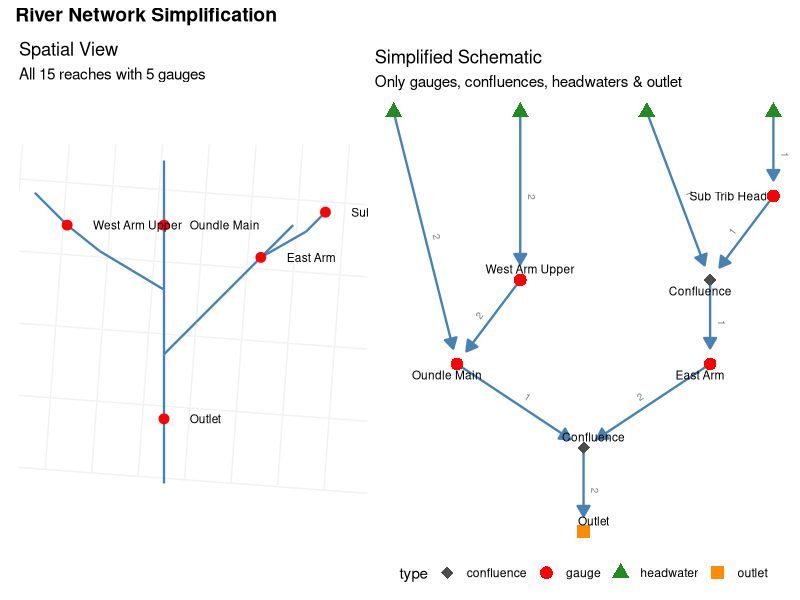

Source code (R):
# =============================================================================
# River Network Simplification: From Spatial Reaches to Schematic Diagram
# =============================================================================
#
# Demonstrates building a simplified network diagram from a river shapefile,
# retaining only gauge locations and confluences.
#
# Dependencies: sf, igraph, ggplot2, ggraph, patchwork
# =============================================================================

library(sf)
library(igraph)
library(ggplot2)
library(ggraph)
library(patchwork)

# -- 1. Build a synthetic river network --------------------------------------
#
# We construct a dendritic network manually: a main stem with two tributaries,
# each broken into multiple reaches. Think of it as a simplified version of
# a real river system with ~15 reaches.

make_reach <- function(coords, id) {
  st_sf(
    reach_id = id,
    geometry = st_sfc(st_linestring(coords), crs = 27700)
  )
}

# Main stem: 5 reaches flowing south (high Y to low Y)
main <- list(
  make_reach(matrix(c(400, 1000,  400, 900), ncol = 2, byrow = TRUE), "R01"),
  make_reach(matrix(c(400, 900,   400, 800), ncol = 2, byrow = TRUE), "R02"),
  make_reach(matrix(c(400, 800,   400, 700), ncol = 2, byrow = TRUE), "R03"),
  make_reach(matrix(c(400, 700,   400, 600), ncol = 2, byrow = TRUE), "R04"),
  make_reach(matrix(c(400, 600,   400, 500), ncol = 2, byrow = TRUE), "R05")
)

# Western tributary: joins main stem at (400, 800) — the top of R03
west_trib <- list(
  make_reach(matrix(c(200, 950,  250, 900), ncol = 2, byrow = TRUE), "R06"),
  make_reach(matrix(c(250, 900,  300, 860), ncol = 2, byrow = TRUE), "R07"),
  make_reach(matrix(c(300, 860,  350, 830), ncol = 2, byrow = TRUE), "R08"),
  make_reach(matrix(c(350, 830,  400, 800), ncol = 2, byrow = TRUE), "R09")
)

# Eastern tributary: joins main stem at (400, 700) — the top of R04
east_trib <- list(
  make_reach(matrix(c(600, 900,  550, 850), ncol = 2, byrow = TRUE), "R10"),
  make_reach(matrix(c(550, 850,  500, 800), ncol = 2, byrow = TRUE), "R11"),
  make_reach(matrix(c(500, 800,  450, 750), ncol = 2, byrow = TRUE), "R12"),
  make_reach(matrix(c(450, 750,  400, 700), ncol = 2, byrow = TRUE), "R13")
)

# Small sub-tributary off the eastern tributary at (550, 850)
sub_trib <- list(
  make_reach(matrix(c(650, 920,  620, 890), ncol = 2, byrow = TRUE), "R14"),
  make_reach(matrix(c(620, 890,  550, 850), ncol = 2, byrow = TRUE), "R15")
)

reaches <- do.call(rbind, c(main, west_trib, east_trib, sub_trib))


# -- 2. Create synthetic gauges ---------------------------------------------
#
# Place gauges on selected reaches. In real data these come from your
# gauge metadata with a reach_id column.

gauge_data <- data.frame(
  gauge_id  = c("G001", "G002", "G003", "G004", "G005"),
  gauge_name = c("Oundle Main", "West Arm Upper", "East Arm",
                 "Sub Trib Head", "Outlet"),
  reach_id  = c("R02", "R07", "R11", "R14", "R05"),
  stringsAsFactors = FALSE
)

# Place each gauge at the midpoint of its reach for display
gauge_points <- lapply(seq_len(nrow(gauge_data)), \(i) {
  rid <- gauge_data$reach_id[i]
  geom <- reaches$geometry[reaches$reach_id == rid]
  midpt <- st_point_on_surface(geom)
  st_sf(
    gauge_id   = gauge_data$gauge_id[i],
    gauge_name = gauge_data$gauge_name[i],
    reach_id   = gauge_data$reach_id[i],
    geometry   = midpt,
    crs        = 27700
  )
})
gauges <- do.call(rbind, gauge_points)


# -- 3. Build the full directed graph from reach endpoints -------------------

get_endpoints <- function(geom) {
  cc <- st_coordinates(geom)
  list(
    from = cc[1, c("X", "Y")],
    to   = cc[nrow(cc), c("X", "Y")]
  )
}

# Node IDs from coordinates (rounded to avoid floating-point drift)
make_node_id <- function(xy, digits = 0) {
  paste0(round(xy[["X"]], digits), "_", round(xy[["Y"]], digits))
}

endpoints <- lapply(st_geometry(reaches), get_endpoints)

edge_df <- data.frame(
  from     = vapply(endpoints, \(e) make_node_id(e$from), character(1)),
  to       = vapply(endpoints, \(e) make_node_id(e$to),   character(1)),
  reach_id = reaches$reach_id,
  stringsAsFactors = FALSE
)

g_full <- graph_from_data_frame(edge_df, directed = TRUE)

cat("Full network:", vcount(g_full), "nodes,", ecount(g_full), "edges\n")


# -- 4. Identify key nodes: confluences + gauge locations --------------------

# Confluences: nodes where degree (in + out combined) > 2
node_deg <- degree(g_full, mode = "all")
confluences <- names(node_deg[node_deg > 2])

# Map gauges to their downstream node (the 'to' end of the reach)
gauge_nodes <- vapply(gauge_data$reach_id, \(rid) {
  row <- which(edge_df$reach_id == rid)
  if (length(row) == 0) return(NA_character_)
  edge_df$to[row[1]]
}, character(1))
names(gauge_nodes) <- gauge_data$gauge_name

# Also keep headwater nodes (in-degree == 0) and the outlet (out-degree == 0)
headwaters <- names(which(degree(g_full, mode = "in") == 0))
outlets    <- names(which(degree(g_full, mode = "out") == 0))

keep <- unique(c(confluences, gauge_nodes, headwaters, outlets))

cat("Keeping", length(keep), "nodes:",
    length(confluences), "confluences,",
    sum(!is.na(gauge_nodes)), "gauges,",
    length(headwaters), "headwaters,",
    length(outlets), "outlets\n")


# -- 5. Contract the graph: walk between key nodes --------------------------
#
# For each key node, follow outgoing edges through non-key nodes until
# we reach another key node. Record the simplified edge and the reach
# count it represents.

# -- 5. Contract the graph: walk between key nodes --------------------------

simplified_edges <- list()

for (node in keep) {
  out_nbs <- neighbors(g_full, node, mode = "out")
  if (length(out_nbs) == 0) next
  
  for (i in seq_along(out_nbs)) {
    current <- V(g_full)$name[out_nbs[i]]
    n_reaches <- 1L
    
    while (!(current %in% keep)) {
      out_next <- neighbors(g_full, current, mode = "out")
      if (length(out_next) == 0) {
        keep <- c(keep, current)
        break
      }
      current <- V(g_full)$name[out_next[1]]
      n_reaches <- n_reaches + 1L
    }
    
    simplified_edges <- c(simplified_edges, list(data.frame(
      from      = node,
      to        = current,
      n_reaches = n_reaches,
      stringsAsFactors = FALSE
    )))
  }
}

simp_df <- do.call(rbind, simplified_edges)
g_simple <- graph_from_data_frame(simp_df, directed = TRUE)

# Tag node types for styling
V(g_simple)$type <- "other"
V(g_simple)$type[V(g_simple)$name %in% confluences] <- "confluence"
V(g_simple)$type[V(g_simple)$name %in% gauge_nodes] <- "gauge"
V(g_simple)$type[V(g_simple)$name %in% headwaters]  <- "headwater"
V(g_simple)$type[V(g_simple)$name %in% outlets]      <- "outlet"

# Attach gauge names as labels where applicable
V(g_simple)$label <- ""
for (i in seq_along(gauge_nodes)) {
  idx <- which(V(g_simple)$name == gauge_nodes[i])
  if (length(idx) > 0) {
    V(g_simple)$label[idx] <- names(gauge_nodes)[i]
  }
}

# Label confluences
for (cn in confluences) {
  idx <- which(V(g_simple)$name == cn)
  if (length(idx) > 0 && V(g_simple)$label[idx] == "") {
    V(g_simple)$label[idx] <- "Confluence"
  }
}

cat("Simplified network:", vcount(g_simple), "nodes,", ecount(g_simple), "edges\n")


# -- 6. Plot both views side by side ----------------------------------------

# 6a. Spatial view: reaches + gauges
p_spatial <- ggplot() +
  geom_sf(data = reaches, colour = "steelblue", linewidth = 0.8) +
  geom_sf(data = gauges, colour = "red", size = 3) +
  geom_sf_text(data = gauges, aes(label = gauge_name),
               nudge_x = 40, hjust = 0, size = 3) +
  labs(title = "Spatial View", subtitle = "All 15 reaches with 5 gauges") +
  theme_minimal() +
  theme(
    axis.text  = element_blank(),
    axis.title = element_blank(),
    panel.grid = element_line(colour = "grey95")
  )

# 6b. Schematic diagram using ggraph
# Sugiyama layout gives a top-to-bottom directed-graph arrangement
p_schema <- ggraph(g_simple, layout = "sugiyama") +
  geom_edge_link(
    aes(label = n_reaches),
    arrow       = arrow(length = unit(3, "mm"), type = "closed"),
    end_cap     = circle(4, "mm"),
    colour      = "steelblue",
    linewidth   = 0.8,
    angle_calc  = "along",
    label_dodge = unit(3, "mm"),
    label_size  = 2.5,
    label_colour = "grey50"
  ) +
  geom_node_point(aes(colour = type, shape = type), size = 4) +
  geom_node_text(aes(label = label), repel = TRUE, size = 3,
                 max.overlaps = 20) +
  scale_colour_manual(values = c(
    gauge      = "red",
    confluence = "grey30",
    headwater  = "forestgreen",
    outlet     = "darkorange",
    other      = "grey60"
  )) +
  scale_shape_manual(values = c(
    gauge      = 16,
    confluence = 18,
    headwater  = 17,
    outlet     = 15,
    other      = 1
  )) +
  labs(title = "Simplified Schematic",
       subtitle = "Only gauges, confluences, headwaters & outlet") +
  theme_void() +
  theme(legend.position = "bottom")

# Combine
p_combined <- p_spatial + p_schema +
  plot_layout(widths = c(1, 1.2)) +
  plot_annotation(
    title = "River Network Simplification",
    theme = theme(plot.title = element_text(face = "bold", size = 14))
  )

ggsave("river_network_simplified.png", p_combined,
       width = 14, height = 8, dpi = 150, bg = "white")

cat("\nDone. Saved to river_network_simplified.png\n")
